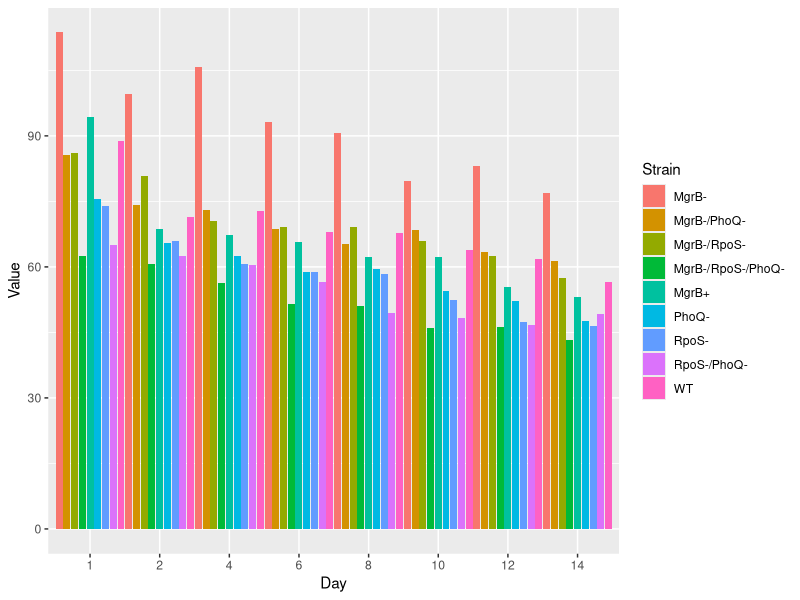
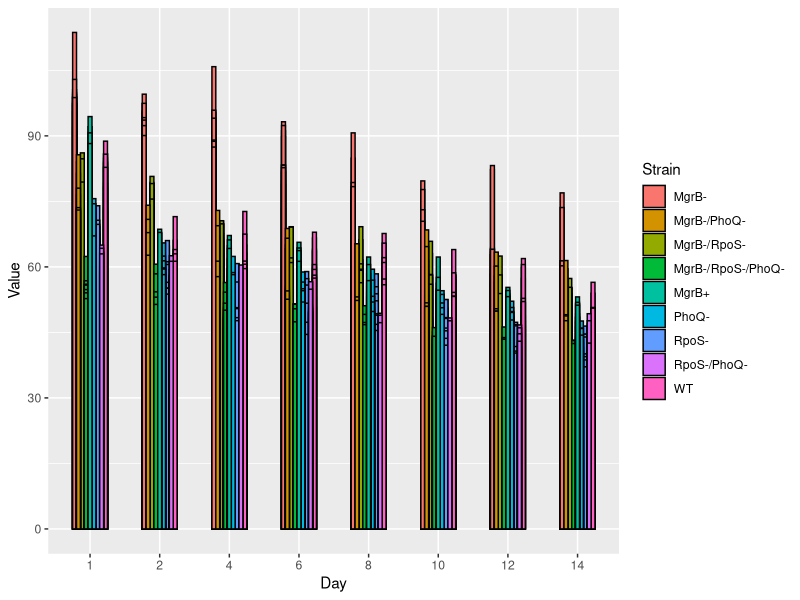
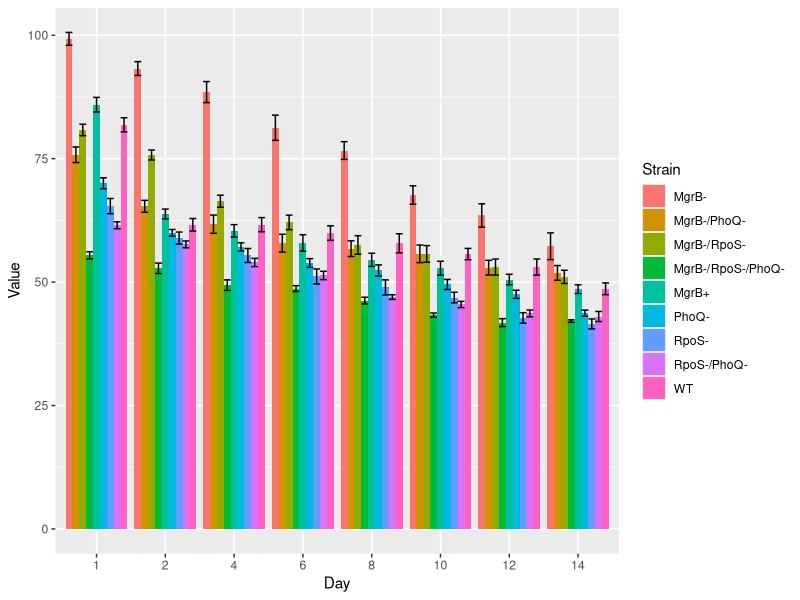

R code for these plots, in order:
rm(list=ls())
getwd()
df <- read.csv("SSS CSV.csv")
library(ggplot2)
library(plotrix)
df$Day <- as.factor(df$Day)
p <- ggplot(data = df, aes(x=Day, y=Value, fill=Strain)) + geom_bar(stat = "identity", position = position_dodge(1.0))
p
#q <- ggplot(data=df, aes(x=Day, y=Value, fill= Strain)) +
  #geom_bar(colour= "black", width=0.5, position=position_dodge(0.5))+
  #geom_errorbar(aes(x= Day, ymin=mean-se, ymax=Value+se))+
  #position= position_dodge((0.5), width=0.25)+
  #scale_x_discrete(limits=c("1","2","4","6","8","10","12","14"))+
  #scale_y_continuous(breaks=seq(0,100, by =10),limits = c(0,100), expand = c(0,0))+
  #theme_minimal()+
  #theme(axis.line = element_line(color = 'black'),
  #      axis.ticks = element_line(color = "black"),
  #      panel.border = element_blank())
#q
r <- ggplot(data=df, aes(x=Day, y=Value, fill= Strain)) +
  geom_col(colour= "black", width=0.5, position=position_dodge(0.5)) +
  scale_x_discrete(limits=c("1","2","4","6","8","10","12","14"))
r
t<-ggplot(df,aes(x=Day, y=Value, fill=Strain)) + 
  stat_summary(geom = "bar", fun = mean, position = "dodge") +
  stat_summary(geom = "errorbar", fun.data = mean_se, position = "dodge")
plot(t)
